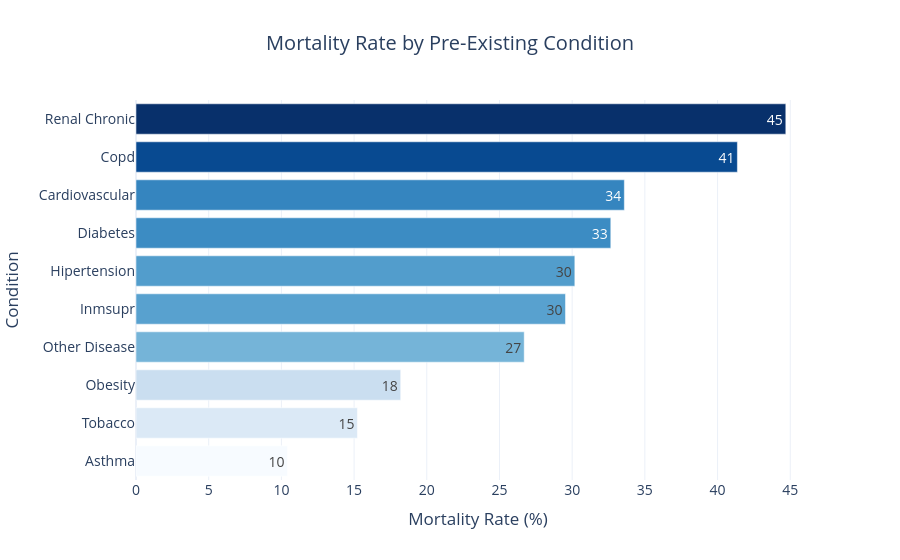

The code cell stored with this chart in its notebook:
### Markdown cell above
## Question 3 — Which pre-existing condition has the highest mortality rate?

### Code cell
condition_mortality = []
for c in comorbid_cols:
    rate = covid_df[covid_df[c] == 1]['DIED'].mean() * 100
    condition_mortality.append({"Condition": c.replace("_", " ").title(), "Mortality_Rate": rate})

condition_df = pd.DataFrame(condition_mortality).sort_values("Mortality_Rate")

fig = px.bar(
    condition_df,
    x="Mortality_Rate",
    y="Condition",
    orientation="h",
    color="Mortality_Rate",
    color_continuous_scale="Blues",
    text_auto=".0f",
    title="Mortality Rate by Pre-Existing Condition"
)

fig.update_layout(
    template="plotly_white",
    title_x=0.5,
    xaxis_title="Mortality Rate (%)",
    yaxis_title="Condition",
    coloraxis_showscale=False,
    font=dict(size=14)
)

fig.show()

### Figure 1 — Plotly figure (JSON) as saved in the notebook; plotly's stock layout.template omitted (floating-point values rounded to 4 significant figures)
{"data": [{"hovertemplate": "Mortality_Rate=%{marker.color}<br>Condition=%{y}<extra></extra>", "legendgroup": "", "marker": {"color": [10.42, 15.23, 18.21, 26.7, 29.54, 30.18, 32.66, 33.59, 41.36, 44.69], "coloraxis": "coloraxis", "pattern": {"shape": ""}}, "name": "", "orientation": "h", "showlegend": false, "textposition": "auto", "texttemplate": "%{x:.0f}", "type": "bar", "x": [10.42, 15.23, 18.21, 26.7, 29.54, 30.18, 32.66, 33.59, 41.36, 44.69], "xaxis": "x", "y": ["Asthma", "Tobacco", "Obesity", "Other Disease", "Inmsupr", "Hipertension", "Diabetes", "Cardiovascular", "Copd", "Renal Chronic"], "yaxis": "y"}], "layout": {"barmode": "relative", "coloraxis": {"autocolorscale": false, "colorbar": {"title": {"text": "Mortality_Rate"}}, "colorscale": [[0.0, "rgb(247,251,255)"], [0.125, "rgb(222,235,247)"], [0.25, "rgb(198,219,239)"], [0.375, "rgb(158,202,225)"], [0.5, "rgb(107,174,214)"], [0.625, "rgb(66,146,198)"], [0.75, "rgb(33,113,181)"], [0.875, "rgb(8,81,156)"], [1.0, "rgb(8,48,107)"]], "showscale": false}, "font": {"size": 14}, "legend": {"tracegroupgap": 0}, "title": {"text": "Mortality Rate by Pre-Existing Condition", "x": 0.5}, "xaxis": {"anchor": "y", "domain": [0.0, 1.0], "title": {"text": "Mortality Rate (%)"}}, "yaxis": {"anchor": "x", "domain": [0.0, 1.0], "title": {"text": "Condition"}}}}
